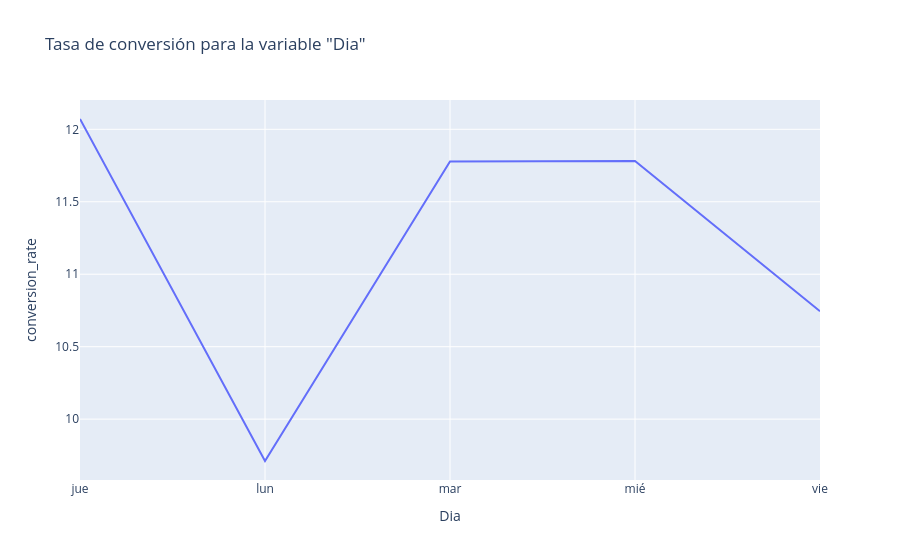

The notebook cell this image was saved under:
### Code cell
predictor_var = 'Dia'
df_group = df.groupby(predictor_var)['y'].mean().mul(100).rename('conversion_rate').reset_index()


fig = px.line(df_group, x=predictor_var, y='conversion_rate',
                title=f'Tasa de conversión para la variable "{predictor_var}"'
                )
fig.show()

### Figure 1 — Plotly figure (JSON) as saved in the notebook; plotly's stock layout.template omitted (floating-point values rounded to 4 significant figures)
{"data": [{"hovertemplate": "Dia=%{x}<br>conversion_rate=%{y}<extra></extra>", "legendgroup": "", "line": {"color": "#636efa", "dash": "solid"}, "marker": {"symbol": "circle"}, "mode": "lines", "name": "", "orientation": "v", "showlegend": false, "type": "scatter", "x": ["jue", "lun", "mar", "mié", "vie"], "xaxis": "x", "y": [12.07, 9.711, 11.78, 11.78, 10.74], "yaxis": "y"}], "layout": {"legend": {"tracegroupgap": 0}, "title": {"text": "Tasa de conversión para la variable \"Dia\""}, "xaxis": {"anchor": "y", "domain": [0, 1], "title": {"text": "Dia"}}, "yaxis": {"anchor": "x", "domain": [0, 1], "title": {"text": "conversion_rate"}}}}
